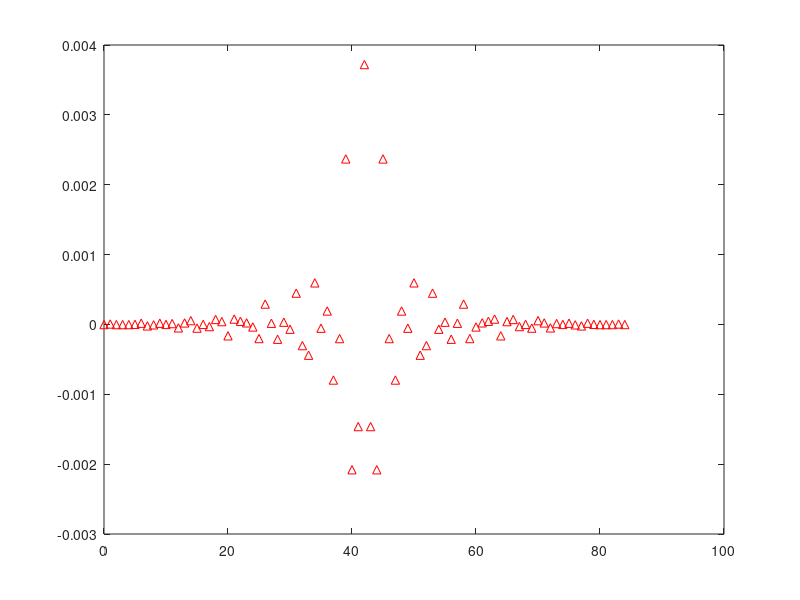

This figure's MATLAB source:
%4800/(2*pi) sampling frequency in Hz
fsm = 763.944;
%passband and stopband edge frequencies
edge_frequencies = [159.155 206.901 286.479 318.309]; %[1000 1300 1800 2000]/(2*pi)
mags = [0 1 0];
devs = [0.00125893 0.0086345 0.00125893]; % passband and stopband deviations

%Calculating the minimum order(n) that satisfies above specifications and the independent parameter of the Kaiser window 
[n,Wn,beta,ftype] = kaiserord(edge_frequencies,mags,devs,fsm); 
n
n = n + rem(n,2);

%Designing the FIR filter with Kaiser windowing method with corresponding
%order(n)
hh = fir1(n,Wn,ftype,kaiser(n+1,beta),'noscale');

%Get the magnitude response of the filter
[H,f] = freqz(hh,1,1024,fsm);

%ploting the magnitude response in dB vs. angular frequency (rad/sample)
plot([-(2*pi*f)/fsm (2*pi*f)/fsm],(20*log(abs(H))))
xlim([-pi pi])

%limitng x axis to passband edges
xlim([206.901 286.479]*((2*pi)/fsm))

xlabel('Discrete time angular frequency rad/sample')
ylabel('Magnitude in dB')
%title('Magnitude response in dB (-\pi < \omega < \pi)')
title('Magnitude response in dB (-\omega_p_1 < \omega < \omega_p_2)')
grid

%Get the impulse response of the filter 
impz(hh,n)
